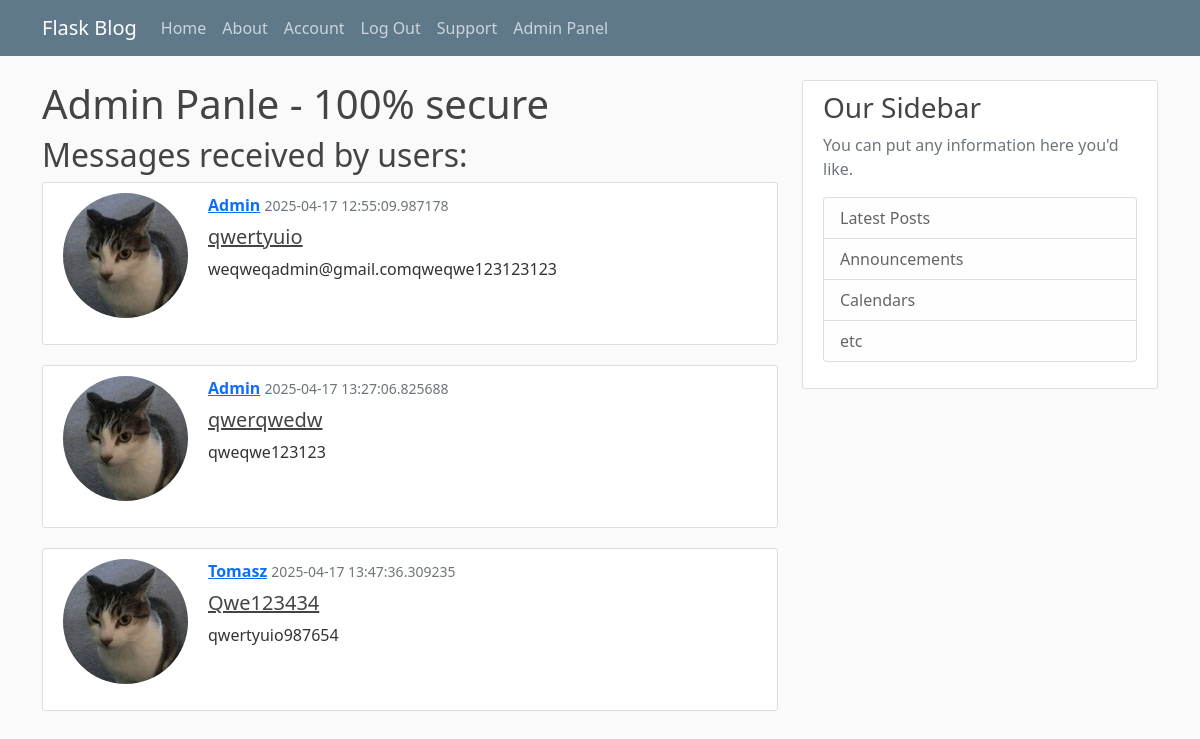
Before: /admin_panel (signed in) with the older database file.
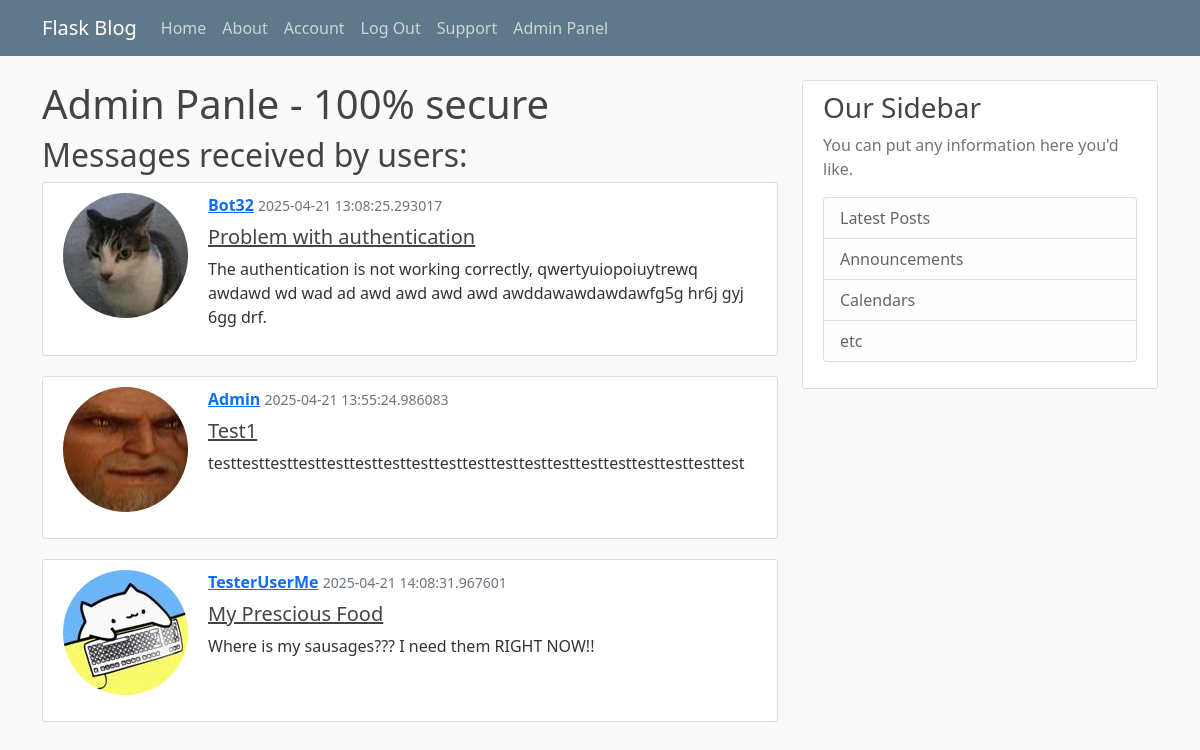
After: the same page with the newer database file.
### flaskstart/models.py (models this page shows, shortened)
class Support(db.Model):
    id = db.Column(db.Integer, primary_key=True)
    title = db.Column(db.String(100), nullable=False)
    date_posted = db.Column(db.DateTime, nullable=False, default=datetime.utcnow)
    message = db.Column(db.Text, nullable=False)
    user_id = db.Column(db.Integer, db.ForeignKey('user.id'), nullable=False)
    user = db.relationship('User', backref='messages', lazy=True)

class User(db.Model, UserMixin):
    id = db.Column(db.Integer, primary_key=True)
    username = db.Column(db.String(20), unique=True, nullable=False)
    email = db.Column(db.String(120), unique=True, nullable=False)
    image_file = db.Column(db.String(20), nullable=False, default='default.jpg')
    password = db.Column(db.String(60), nullable=False)
    posts = db.relationship('Post', backref='author', lazy=True)
    posts_message = db.relationship('Post', backref='author_message', lazy=True)

### flaskstart/routes.py (the view)
@app.route("/admin_panel", methods=['GET', 'POST'])
@login_required
def admin_panel():
    messages = Support.query.all()
    return render_template('admin_panel.html', messageRead=messages, title="Admin Panel")

### flaskstart/models.py (called while the page is built)
@login_manager.user_loader
def load_user(user_id):
    return User.query.get(int(user_id))

### flaskstart/templates/admin_panel.html
{% extends "layout.html" %}
{% block content %}
        <h1>Admin Panle - 100% secure</h1>
        <h2>Messages received by users:</h2>
        {% for message in messageRead %}
        <article class="media content-section d-flex">
            <img class="rounded-circle account-img"
                 src="{{ url_for('static', filename='profile_pics/' + message.user.image_file) }}">
            <div class="media-body">
                <div class="mb-2">
                    <a class="mr-2 fw-bold" href="#message_by_user">{{ message.user.username }}</a>
                    <small class="text-muted">{{ message.date_posted }}</small>
                </div>
                <h2 class="h5">
                    <a class="article-title" href="#">{{ message.title }}</a>
                </h2>
                <p class="article-content text_wrap">{{ message.message }}</p>
            </div>
        </article>
        {% endfor %}
{% endblock content %}

### flaskstart/templates/layout.html (shortened to what this page needs)
<!DOCTYPE html>
<html>
    <head>
        <link href="https://cdn.jsdelivr.net/npm/bootstrap@5.0.2/dist/css/bootstrap.min.css" rel="stylesheet">
        <link rel="stylesheet" type="text/css" href="{{ url_for('static', filename='main.css') }}">
        <link rel="stylesheet" type="text/css" href="{{ url_for('static', filename='admin_panel.css') }}">
    </head>
    <body>
        <header class="site-header">
            <nav class="navbar navbar-expand-md navbar-dark bg-steel fixed-top">
              <div class="container">
                <a class="navbar-brand mr-4" href="/">Flask Blog</a>
                <div class="collapse navbar-collapse" id="navbarToggle">
                  <div class="navbar-nav mr-auto">
                    <a class="nav-item nav-link" href="{{ url_for('home') }}">Home</a>
                    <a class="nav-item nav-link" href="{{ url_for('about') }}">About</a>
                  </div>
                  <div class="navbar-nav">
                    {% if current_user.is_authenticated %}
                      <a class="nav-item nav-link" href="{{ url_for('account') }}">Account</a>
                      <a class="nav-item nav-link" href="{{ url_for('logout') }}">Log Out</a>
                      <a class="nav-item nav-link" href="{{ url_for('support') }}">Support</a>
                      {% if current_user.is_authenticated and  current_user.email == "admin@gmail.com"%}
                      <a class="nav-item nav-link" href="{{ url_for('admin_panel') }}">Admin Panel</a>
                      {% endif %}
                    {% else %}
                      <a class="nav-item nav-link" href="{{ url_for('login') }}">Login</a>
                      <a class="nav-item nav-link" href="{{ url_for('register') }}">Register</a>
                    {% endif %}
                  </div>
                </div>
              </div>
            </nav>
          </header>
          <main role="main" class="container">
            <div class="row">
              <div class="col-md-8">
                  {% block content %}{% endblock %}
              </div>
              <div class="col-md-4">
                <div class="content-section">
                  <h3>Our Sidebar</h3>
                  <p class='text-muted'>You can put any information here you'd like.
                    <ul class="list-group">
                      <li class="list-group-item list-group-item-light">Latest Posts</li>
                      <li class="list-group-item list-group-item-light">Announcements</li>
                      <li class="list-group-item list-group-item-light">Calendars</li>
                      <li class="list-group-item list-group-item-light">etc</li>
                    </ul>
                  </p>
                </div>
              </div>
            </div>
          </main>
    </body>
</html>

### flaskstart/static/main.css (style rules this page uses)
body { background: #fafafa; color: #333333; margin-top: 5rem; }
h1, h2, h3, h4, h5, h6 { color: #444444; }
.bg-steel { background-color: #5f788a; }
.site-header .navbar-nav .nav-link { color: #cbd5db; }
.content-section { background: #ffffff; padding: 10px 20px; border: 1px solid #dddddd; border-radius: 3px; margin-bottom: 20px; }
.article-title { color: #444444; }
.article-content { white-space: pre-line; }
.account-img { height: 125px; width: 125px; margin-right: 20px; margin-bottom: 16px; }

### flaskstart/static/admin_panel.css (style rules this page uses)
.text_wrap { word-break: break-word; }

Changed rows visible on the page:
removed Support: image_file (placeholder picture), user.username "Admin", date_posted "2025-04-17 12:55:09.987178", title "qwertyuio", message "weqweqadmin@gmail.comqweqwe123123123"
removed Support: image_file (placeholder picture), user.username "Tomasz", date_posted "2025-04-17 13:47:36.309235", title "Qwe123434", message "qwertyuio987654"
added Support: image_file (picture), user.username "Bot32", date_posted "2025-04-21 13:08:25.293017", title "Problem with authentication", message "The authentication is not working correctly, qwertyuiopoiuytrewq awdawd wd wad ad awd awd awd awd awddawawdawdawfg5g hr6j gyj 6gg drf."
changed Support "Admin": image_file: picture added in place of a placeholder; date_posted "2025-04-17 13:27:06.825688" → "2025-04-21 13:55:24.986083"; title "qwerqwedw" → "Test1"; message "qweqwe123123" → "testtesttesttesttesttesttesttesttesttesttesttesttesttesttesttesttesttesttest"
added Support: image_file (picture), user.username "TesterUserMe", date_posted "2025-04-21 14:08:31.967601", title "My Prescious Food", message "Where is my sausages??? I need them RIGHT NOW!!"
